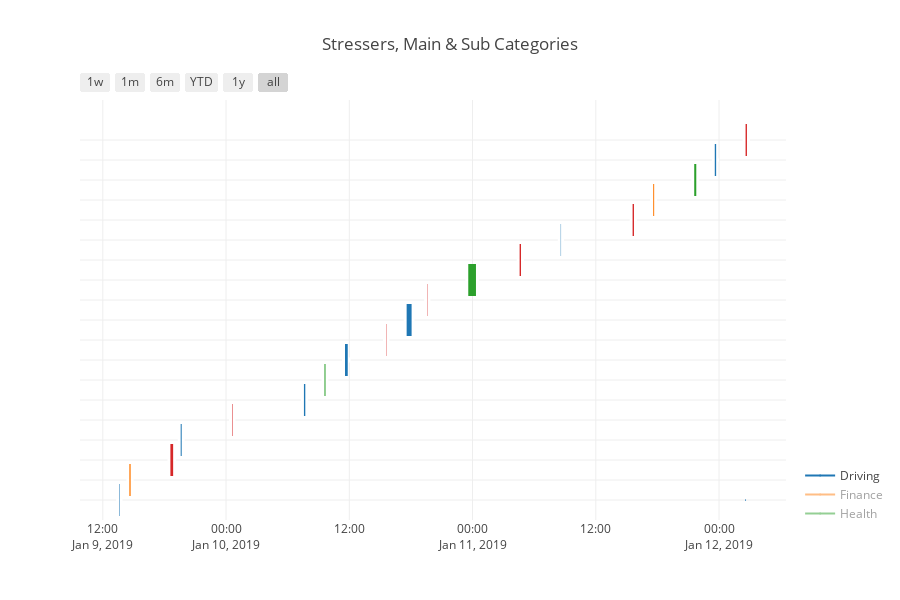

Notebook code for this chart:
### Markdown cell above
### Gantt Chart
A Gantt chart is typically utilzed to show scheduling information, we utilize it to provide a temporal breakdown of events in different classes.  You will see the same major category labels as before; however, this chart shows the details of the stressors when you place the mouse cursor over the boxes.  This particular chart is interactive and zoomable.  Try it out by dragging a box around some of the data to zoom in and see the data in more detail.  To go back, click on the __home__ icon to reset the zoom to the original state.

### Code cell
stress_stream.plot_stress_gantt()

### Figure 1 — Plotly figure (JSON) as saved in the notebook; plotly's stock layout.template omitted (floating-point values rounded to 4 significant figures)
{"data": [{"marker": {"color": "white"}, "name": "", "type": "scatter", "uid": "d9c15a1f-3ccf-4812-b323-32d36d9dea62", "x": ["2019-01-09 13:34:59", "2019-01-09 13:37:59"], "y": [0, 0]}, {"marker": {"color": "white"}, "name": "", "type": "scatter", "uid": "a9792b15-247e-4d6e-834e-20ca5d3c9400", "x": ["2019-01-09 14:34:59", "2019-01-09 14:42:59"], "y": [1, 1]}, {"marker": {"color": "white"}, "name": "", "type": "scatter", "uid": "8ec043cd-a13a-4865-b4dd-13f6d659a7ed", "x": ["2019-01-09 18:34:59", "2019-01-09 18:50:59"], "y": [2, 2]}, {"marker": {"color": "white"}, "name": "", "type": "scatter", "uid": "88f02154-3779-46ce-85db-55437ed937b6", "x": ["2019-01-09 19:34:59", "2019-01-09 19:40:59"], "y": [3, 3]}, {"marker": {"color": "white"}, "name": "", "type": "scatter", "uid": "177574a1-33bd-4e9f-8ae8-5f16a21eb13f", "x": ["2019-01-10 00:34:59", "2019-01-10 00:37:59"], "y": [4, 4]}, {"marker": {"color": "white"}, "name": "", "type": "scatter", "uid": "475aca75-ef43-40b3-8105-4cfbd581b668", "x": ["2019-01-10 07:34:59", "2019-01-10 07:42:59"], "y": [5, 5]}, {"marker": {"color": "white"}, "name": "", "type": "scatter", "uid": "4db1d737-c5ba-4618-9a71-6ee6d1e9a997", "x": ["2019-01-10 09:34:59", "2019-01-10 09:40:59"], "y": [6, 6]}, {"marker": {"color": "white"}, "name": "", "type": "scatter", "uid": "bc0a3fd8-cf6f-40f3-b101-b04f9fb1b1e0", "x": ["2019-01-10 11:34:59", "2019-01-10 11:50:59"], "y": [7, 7]}, {"marker": {"color": "white"}, "name": "", "type": "scatter", "uid": "2116ddde-6d67-469b-b2e2-d5232ffa5537", "x": ["2019-01-10 15:34:59", "2019-01-10 15:36:59"], "y": [8, 8]}, {"marker": {"color": "white"}, "name": "", "type": "scatter", "uid": "1014ceda-691b-4c11-9394-48ffdf7b1468", "x": ["2019-01-10 17:34:59", "2019-01-10 18:03:59"], "y": [9, 9]}, {"marker": {"color": "white"}, "name": "", "type": "scatter", "uid": "b0d3dd8b-f82d-45db-b548-7aad6de06948", "x": ["2019-01-10 19:34:59", "2019-01-10 19:36:59"], "y": [10, 10]}, {"marker": {"color": "white"}, "name": "", "type": "scatter", "uid": "bcc79685-a8c9-4723-9724-4c2f3c3ac631", "x": ["2019-01-10 23:34:59", "2019-01-11 00:19:59"], "y": [11, 11]}, {"marker": {"color": "white"}, "name": "", "type": "scatter", "uid": "c534e092-18e7-42bf-bd88-3a0715faadb2", "x": ["2019-01-11 04:34:59", "2019-01-11 04:42:59"], "y": [12, 12]}, {"marker": {"color": "white"}, "name": "", "type": "scatter", "uid": "06b2b646-900e-42c4-ba19-2e5c4680d34e", "x": ["2019-01-11 08:34:59", "2019-01-11 08:36:59"], "y": [13, 13]}, {"marker": {"color": "white"}, "name": "", "type": "scatter", "uid": "6b65ec1b-6d1c-4487-9ffc-44fa0ead4d6f", "x": ["2019-01-11 15:34:59", "2019-01-11 15:42:59"], "y": [14, 14]}, {"marker": {"color": "white"}, "name": "", "type": "scatter", "uid": "8178f55f-484f-4b93-8687-97da0af31c16", "x": ["2019-01-11 17:34:59", "2019-01-11 17:40:59"], "y": [15, 15]}, {"marker": {"color": "white"}, "name": "", "type": "scatter", "uid": "3d5e8003-67b3-47d8-84ae-545cbc74a115", "x": ["2019-01-11 21:34:59", "2019-01-11 21:46:59"], "y": [16, 16]}, {"marker": {"color": "white"}, "name": "", "type": "scatter", "uid": "2a1d9d19-58e6-4660-8085-3b0042b729c7", "x": ["2019-01-11 23:34:59", "2019-01-11 23:42:59"], "y": [17, 17]}, {"marker": {"color": "white"}, "name": "", "type": "scatter", "uid": "92c5e929-4162-402b-864c-004f8c752389", "x": ["2019-01-12 02:34:59", "2019-01-12 02:42:59"], "y": [18, 18]}, {"hoverinfo": "none", "marker": {"color": "rgb(31, 119, 180)", "size": 1}, "name": "Driving", "showlegend": true, "type": "scatter", "uid": "c4cfc9c5-c4f2-43a3-9a08-587aacb3cb10", "visible": true, "x": ["2019-01-12 02:34:59", "2019-01-12 02:34:59"], "y": [0, 0]}, {"hoverinfo": "none", "marker": {"color": "rgb(255, 127, 14)", "size": 1}, "name": "Finance", "showlegend": true, "type": "scatter", "uid": "cd65816d-b825-42e6-b48e-16dbc22cb0cc", "visible": "legendonly", "x": ["2019-01-12 02:34:59", "2019-01-12 02:34:59"], "y": [1, 1]}, {"hoverinfo": "none", "marker": {"color": "rgb(44, 160, 44)", "size": 1}, "name": "Health", "showlegend": true, "type": "scatter", "uid": "1fa504e8-dd46-480d-9b97-fea118cc8787", "visible": "legendonly", "x": ["2019-01-12 02:34:59", "2019-01-12 02:34:59"], "y": [2, 2]}, {"hoverinfo": "none", "marker": {"color": "rgb(214, 39, 40)", "size": 1}, "name": "Job", "showlegend": true, "type": "scatter", "uid": "2e67294d-acca-4399-9015-c16c96d44031", "visible": "legendonly", "x": ["2019-01-12 02:34:59", "2019-01-12 02:34:59"], "y": [3, 3]}], "layout": {"height": 600, "hovermode": "closest", "shapes": [{"fillcolor": "rgb(31, 119, 180)", "line": {"width": 0}, "opacity": 1, "type": "rect", "x0": "2019-01-09 13:34:59", "x1": "2019-01-09 13:37:59", "xref": "x", "y0": -0.8, "y1": 0.8, "yref": "y"}, {"fillcolor": "rgb(255, 127, 14)", "line": {"width": 0}, "opacity": 1, "type": "rect", "x0": "2019-01-09 14:34:59", "x1": "2019-01-09 14:42:59", "xref": "x", "y0": 0.2, "y1": 1.8, "yref": "y"}, {"fillcolor": "rgb(214, 39, 40)", "line": {"width": 0}, "opacity": 1, "type": "rect", "x0": "2019-01-09 18:34:59", "x1": "2019-01-09 18:50:59", "xref": "x", "y0": 1.2, "y1": 2.8, "yref": "y"}, {"fillcolor": "rgb(31, 119, 180)", "line": {"width": 0}, "opacity": 1, "type": "rect", "x0": "2019-01-09 19:34:59", "x1": "2019-01-09 19:40:59", "xref": "x", "y0": 2.2, "y1": 3.8, "yref": "y"}, {"fillcolor": "rgb(214, 39, 40)", "line": {"width": 0}, "opacity": 1, "type": "rect", "x0": "2019-01-10 00:34:59", "x1": "2019-01-10 00:37:59", "xref": "x", "y0": 3.2, "y1": 4.8, "yref": "y"}, {"fillcolor": "rgb(31, 119, 180)", "line": {"width": 0}, "opacity": 1, "type": "rect", "x0": "2019-01-10 07:34:59", "x1": "2019-01-10 07:42:59", "xref": "x", "y0": 4.2, "y1": 5.8, "yref": "y"}, {"fillcolor": "rgb(44, 160, 44)", "line": {"width": 0}, "opacity": 1, "type": "rect", "x0": "2019-01-10 09:34:59", "x1": "2019-01-10 09:40:59", "xref": "x", "y0": 5.2, "y1": 6.8, "yref": "y"}, {"fillcolor": "rgb(31, 119, 180)", "line": {"width": 0}, "opacity": 1, "type": "rect", "x0": "2019-01-10 11:34:59", "x1": "2019-01-10 11:50:59", "xref": "x", "y0": 6.2, "y1": 7.8, "yref": "y"}, {"fillcolor": "rgb(214, 39, 40)", "line": {"width": 0}, "opacity": 1, "type": "rect", "x0": "2019-01-10 15:34:59", "x1": "2019-01-10 15:36:59", "xref": "x", "y0": 7.2, "y1": 8.8, "yref": "y"}, {"fillcolor": "rgb(31, 119, 180)", "line": {"width": 0}, "opacity": 1, "type": "rect", "x0": "2019-01-10 17:34:59", "x1": "2019-01-10 18:03:59", "xref": "x", "y0": 8.2, "y1": 9.8, "yref": "y"}, {"fillcolor": "rgb(214, 39, 40)", "line": {"width": 0}, "opacity": 1, "type": "rect", "x0": "2019-01-10 19:34:59", "x1": "2019-01-10 19:36:59", "xref": "x", "y0": 9.2, "y1": 10.8, "yref": "y"}, {"fillcolor": "rgb(44, 160, 44)", "line": {"width": 0}, "opacity": 1, "type": "rect", "x0": "2019-01-10 23:34:59", "x1": "2019-01-11 00:19:59", "xref": "x", "y0": 10.2, "y1": 11.8, "yref": "y"}, {"fillcolor": "rgb(214, 39, 40)", "line": {"width": 0}, "opacity": 1, "type": "rect", "x0": "2019-01-11 04:34:59", "x1": "2019-01-11 04:42:59", "xref": "x", "y0": 11.2, "y1": 12.8, "yref": "y"}, {"fillcolor": "rgb(31, 119, 180)", "line": {"width": 0}, "opacity": 1, "type": "rect", "x0": "2019-01-11 08:34:59", "x1": "2019-01-11 08:36:59", "xref": "x", "y0": 12.2, "y1": 13.8, "yref": "y"}, {"fillcolor": "rgb(214, 39, 40)", "line": {"width": 0}, "opacity": 1, "type": "rect", "x0": "2019-01-11 15:34:59", "x1": "2019-01-11 15:42:59", "xref": "x", "y0": 13.2, "y1": 14.8, "yref": "y"}, {"fillcolor": "rgb(255, 127, 14)", "line": {"width": 0}, "opacity": 1, "type": "rect", "x0": "2019-01-11 17:34:59", "x1": "2019-01-11 17:40:59", "xref": "x", "y0": 14.2, "y1": 15.8, "yref": "y"}, {"fillcolor": "rgb(44, 160, 44)", "line": {"width": 0}, "opacity": 1, "type": "rect", "x0": "2019-01-11 21:34:59", "x1": "2019-01-11 21:46:59", "xref": "x", "y0": 15.2, "y1": 16.8, "yref": "y"}, {"fillcolor": "rgb(31, 119, 180)", "line": {"width": 0}, "opacity": 1, "type": "rect", "x0": "2019-01-11 23:34:59", "x1": "2019-01-11 23:42:59", "xref": "x", "y0": 16.2, "y1": 17.8, "yref": "y"}, {"fillcolor": "rgb(214, 39, 40)", "line": {"width": 0}, "opacity": 1, "type": "rect", "x0": "2019-01-12 02:34:59", "x1": "2019-01-12 02:42:59", "xref": "x", "y0": 17.2, "y1": 18.8, "yref": "y"}], "showlegend": true, "title": {"text": "Stressers, Main & Sub Categories"}, "width": 900, "xaxis": {"autorange": true, "range": ["2019-01-09 09:46:45.6027", "2019-01-12 06:31:12.3973"], "rangeselector": {"buttons": [{"count": 7, "label": "1w", "step": "day", "stepmode": "backward"}, {"count": 1, "label": "1m", "step": "month", "stepmode": "backward"}, {"count": 6, "label": "6m", "step": "month", "stepmode": "backward"}, {"count": 1, "label": "YTD", "step": "year", "stepmode": "todate"}, {"count": 1, "label": "1y", "step": "year", "stepmode": "backward"}, {"step": "all"}]}, "showgrid": true, "type": "date", "zeroline": false}, "yaxis": {"autorange": false, "range": [-1, 20], "showgrid": true, "showticklabels": false, "ticktext": ["Saw a police car", "Unexpected losses", "Bored / Not enough to do", "Difficulty in navigating", "Technology barriers", "Saw a police car", "Physical inability", "Saw a police car", "Late arrival", "Indecision at a traffic intersection", "Unpleasant conversation", "My eating habits", "Late arrival", "Indecision at a traffic intersection", "Late arrival", "Missed payment", "My eating habits", "Was Tailgated", "Unpleasant conversation"], "tickvals": [0, 1, 2, 3, 4, 5, 6, 7, 8, 9, 10, 11, 12, 13, 14, 15, 16, 17, 18], "type": "linear", "zeroline": false}}}
